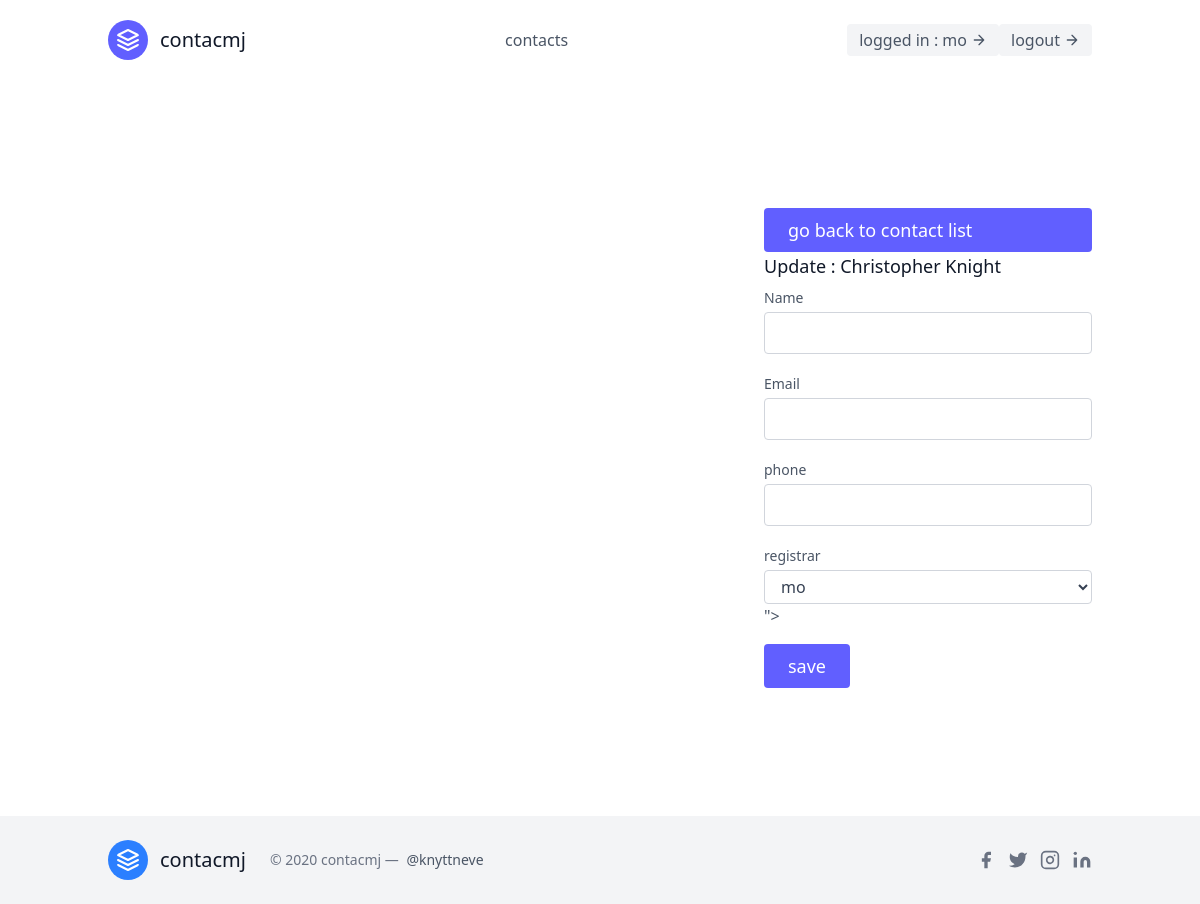
Page /contacts/6/update/ (signed in) on the committed database.
### contacts/models.py (models this page shows, shortened)
class User(AbstractUser):
    pass

class Contact(models.Model):
    name=models.CharField(max_length=30)
    email=models.EmailField(unique=True)
    phone=models.IntegerField(max_length=100)
    registrar=models.ForeignKey("Registrar",on_delete=models.CASCADE)

class Registrar(models.Model):
    user=models.OneToOneField(User,on_delete=models.CASCADE)
    def __str__(self):
        return self.user.username

### contacts/views.py (the view)
# urls.py: path('<int:pk>/update/',ContactUpdateView.as_view() ,name='contact-update'),
class ContactUpdateView(UpdateView):
    template_name="leads/contactUpdate.html"
    queryset=Contact.objects.all()
    form_class=ContactModelForm
    context_object_name='contacts'
    success_url=reverse_lazy('contacts:contact-list')

### contacts/forms.py
class ContactModelForm(forms.ModelForm):
    class Meta:
        model=Contact
        fields=(
            'name',
            'email',
            'phone',
            'registrar',
        )

### contacts/templates/leads/contactUpdate.html (shortened to what this page needs)
{% extends 'base.html' %}
{% block content %}
<section class="text-gray-600 body-font relative">
     <div class="container px-5 py-24 mx-auto flex sm:flex-nowrap flex-wrap">
       <div class="lg:w-1/3 md:w-1/2 bg-white flex flex-col md:ml-auto w-full md:py-8 mt-8 md:mt-0">
         <a href="{% url 'contacts:contact-list' %}" class="text-white bg-indigo-500 border-0 py-2 px-6 focus:outline-none hover:bg-indigo-600 rounded text-lg">
           go back to contact list </a>
         <h2 class="text-gray-900 text-lg mb-1 font-medium title-font">Update : {{contacts.name}}</h2>
         <form  method="post">
           <div class="relative mb-4">
             <label for="name" class="leading-7 text-sm text-gray-600">Name</label>
             <input type="text" id="name" name="name" class="w-full bg-white rounded border border-gray-300 focus:border-indigo-500 focus:ring-2 focus:ring-indigo-200 text-base outline-none text-gray-700 py-1 px-3 leading-8 transition-colors duration-200 ease-in-out">
           </div>
           <div class="relative mb-4">
             <label for="email" class="leading-7 text-sm text-gray-600">Email</label>
             <input type="email" id="email" name="email" class="w-full bg-white rounded border border-gray-300 focus:border-indigo-500 focus:ring-2 focus:ring-indigo-200 text-base outline-none text-gray-700 py-1 px-3 leading-8 transition-colors duration-200 ease-in-out">
           </div>
           <div class="relative mb-4">
             <label for="phone" class="leading-7 text-sm text-gray-600">phone</label>
             <input type="number" id="phone" name="phone" class="w-full bg-white rounded border border-gray-300 focus:border-indigo-500 focus:ring-2 focus:ring-indigo-200 text-base outline-none text-gray-700 py-1 px-3 leading-8 transition-colors duration-200 ease-in-out">
           </div>
           <div class="relative mb-4">
             <label for="registrar" class="leading-7 text-sm text-gray-600">registrar</label>
             <select name="registrar" id="registrar" class="w-full bg-white rounded border border-gray-300 focus:border-indigo-500 focus:ring-2 focus:ring-indigo-200 text-base outline-none text-gray-700 py-1 px-3 leading-8 transition-colors duration-200 ease-in-out">
               <option value=" {{form.registrar}} "></option>
           </div>
           <button type="submit" class="text-white bg-indigo-500 border-0 py-2 px-6 focus:outline-none hover:bg-indigo-600 rounded text-lg" >
             save</button>
           </form>
       </div>
     </div>
   </section>
{% endblock content %}

### templates/navbar.html (shortened to what this page needs)
<header class="text-gray-600 body-font">
  <div class="container mx-auto flex flex-wrap p-5 flex-col md:flex-row items-center">
    <a class="flex title-font font-medium items-center text-gray-900 mb-4 md:mb-0">
      <svg xmlns="http://www.w3.org/2000/svg" fill="none" stroke="currentColor" stroke-linecap="round" stroke-linejoin="round" stroke-width="2" class="w-10 h-10 text-white p-2 bg-indigo-500 rounded-full" viewBox="0 0 24 24">
        <path d="M12 2L2 7l10 5 10-5-10-5zM2 17l10 5 10-5M2 12l10 5 10-5"></path>
      </svg>
      <span class="ml-3 text-xl">contacmj</span>
    </a>
    <nav class="md:ml-auto md:mr-auto flex flex-wrap items-center text-base justify-center">
      <a href="{% url 'contacts:contact-list' %}" class="mr-5 hover:text-gray-900">contacts</a>
    </nav>
    {% if request.user.is_authenticated %}
      <button class="inline-flex items-center bg-gray-100 border-0 py-1 px-3 focus:outline-none hover:bg-gray-200 rounded text-base mt-4 md:mt-0">
        logged in : {{ user.username }}
        <svg fill="none" stroke="currentColor" stroke-linecap="round" stroke-linejoin="round" stroke-width="2" class="w-4 h-4 ml-1" viewBox="0 0 24 24">
          <path d="M5 12h14M12 5l7 7-7 7"></path>
        </svg>
      </button>
      <form action="{% url 'logout' %}" method="post" class="inline-flex">
        <button type="submit" class="inline-flex items-center bg-gray-100 border-0 py-1 px-3 focus:outline-none hover:bg-gray-200 rounded text-base mt-4 md:mt-0">
          logout
          <svg fill="none" stroke="currentColor" stroke-linecap="round" stroke-linejoin="round" stroke-width="2" class="w-4 h-4 ml-1" viewBox="0 0 24 24">
            <path d="M5 12h14M12 5l7 7-7 7"></path>
          </svg>
        </button>
      </form>
    {% endif %}
  </div>
</header>

### rows in the picture
User: username "mo"
Contact: name "Christopher Knight", registrar "mo"
